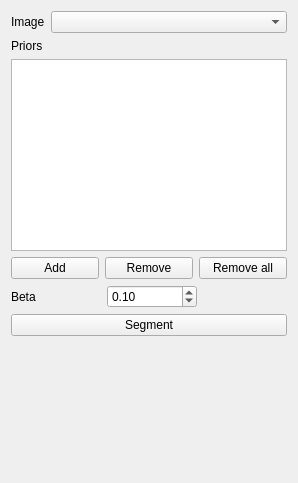
<?xml version="1.0" encoding="UTF-8"?>
<ui version="4.0">
 <class>RWSegmentationControls</class>
 <widget class="QWidget" name="RWSegmentationControls">
  <property name="geometry">
   <rect>
    <x>0</x>
    <y>0</y>
    <width>298</width>
    <height>483</height>
   </rect>
  </property>
  <property name="minimumSize">
   <size>
    <width>0</width>
    <height>0</height>
   </size>
  </property>
  <property name="windowTitle">
   <string>QmitkTemplate</string>
  </property>
  <layout class="QVBoxLayout" name="verticalLayout_2">
   <item>
    <layout class="QHBoxLayout" name="horizontalLayout_2">
     <item>
      <widget class="QLabel" name="label">
       <property name="text">
        <string>Image</string>
       </property>
      </widget>
     </item>
     <item>
      <widget class="QmitkDataStorageComboBox" name="inputImageComboBox">
       <property name="enabled">
        <bool>true</bool>
       </property>
       <property name="sizePolicy">
        <sizepolicy hsizetype="MinimumExpanding" vsizetype="Fixed">
         <horstretch>0</horstretch>
         <verstretch>0</verstretch>
        </sizepolicy>
       </property>
      </widget>
     </item>
    </layout>
   </item>
   <item>
    <layout class="QVBoxLayout" name="verticalLayout">
     <item>
      <widget class="QLabel" name="label_2">
       <property name="toolTip">
        <string/>
       </property>
       <property name="toolTipDuration">
        <number>-1</number>
       </property>
       <property name="whatsThis">
        <string/>
       </property>
       <property name="text">
        <string>Priors</string>
       </property>
      </widget>
     </item>
     <item>
      <widget class="QListWidget" name="priorListWidget">
       <property name="sizePolicy">
        <sizepolicy hsizetype="Minimum" vsizetype="Minimum">
         <horstretch>0</horstretch>
         <verstretch>0</verstretch>
        </sizepolicy>
       </property>
       <property name="minimumSize">
        <size>
         <width>20</width>
         <height>0</height>
        </size>
       </property>
       <property name="acceptDrops">
        <bool>true</bool>
       </property>
       <property name="dragEnabled">
        <bool>false</bool>
       </property>
       <property name="dragDropMode">
        <enum>QAbstractItemView::DragDrop</enum>
       </property>
       <property name="defaultDropAction">
        <enum>Qt::MoveAction</enum>
       </property>
      </widget>
     </item>
     <item>
      <layout class="QHBoxLayout" name="horizontalLayout_3">
       <item>
        <widget class="QPushButton" name="addPushButton">
         <property name="text">
          <string>Add</string>
         </property>
        </widget>
       </item>
       <item>
        <widget class="QPushButton" name="removePushButton">
         <property name="text">
          <string>Remove</string>
         </property>
        </widget>
       </item>
       <item>
        <widget class="QPushButton" name="removeAllPushButton">
         <property name="text">
          <string>Remove all</string>
         </property>
        </widget>
       </item>
      </layout>
     </item>
    </layout>
   </item>
   <item>
    <layout class="QGridLayout" name="gridLayout">
     <item row="0" column="1">
      <widget class="QDoubleSpinBox" name="betaSpinBox">
       <property name="sizePolicy">
        <sizepolicy hsizetype="MinimumExpanding" vsizetype="Fixed">
         <horstretch>0</horstretch>
         <verstretch>0</verstretch>
        </sizepolicy>
       </property>
       <property name="maximum">
        <double>10.000000000000000</double>
       </property>
       <property name="singleStep">
        <double>0.100000000000000</double>
       </property>
       <property name="value">
        <double>0.100000000000000</double>
       </property>
      </widget>
     </item>
     <item row="0" column="2">
      <spacer name="horizontalSpacer">
       <property name="orientation">
        <enum>Qt::Horizontal</enum>
       </property>
       <property name="sizeHint" stdset="0">
        <size>
         <width>40</width>
         <height>20</height>
        </size>
       </property>
      </spacer>
     </item>
     <item row="0" column="0">
      <widget class="QLabel" name="label_3">
       <property name="sizePolicy">
        <sizepolicy hsizetype="MinimumExpanding" vsizetype="Preferred">
         <horstretch>0</horstretch>
         <verstretch>0</verstretch>
        </sizepolicy>
       </property>
       <property name="text">
        <string>Beta</string>
       </property>
      </widget>
     </item>
    </layout>
   </item>
   <item>
    <widget class="QPushButton" name="segmentPushButton">
     <property name="toolTip">
      <string>Do image processing</string>
     </property>
     <property name="text">
      <string>Segment</string>
     </property>
    </widget>
   </item>
   <item>
    <spacer name="verticalSpacer">
     <property name="orientation">
      <enum>Qt::Vertical</enum>
     </property>
     <property name="sizeHint" stdset="0">
      <size>
       <width>20</width>
       <height>40</height>
      </size>
     </property>
    </spacer>
   </item>
  </layout>
 </widget>
 <layoutdefault spacing="6" margin="11"/>
 <customwidgets>
  <customwidget>
   <class>QmitkDataStorageComboBox</class>
   <extends>QComboBox</extends>
   <header location="global">QmitkDataStorageComboBox.h</header>
  </customwidget>
 </customwidgets>
 <resources/>
 <connections/>
</ui>
